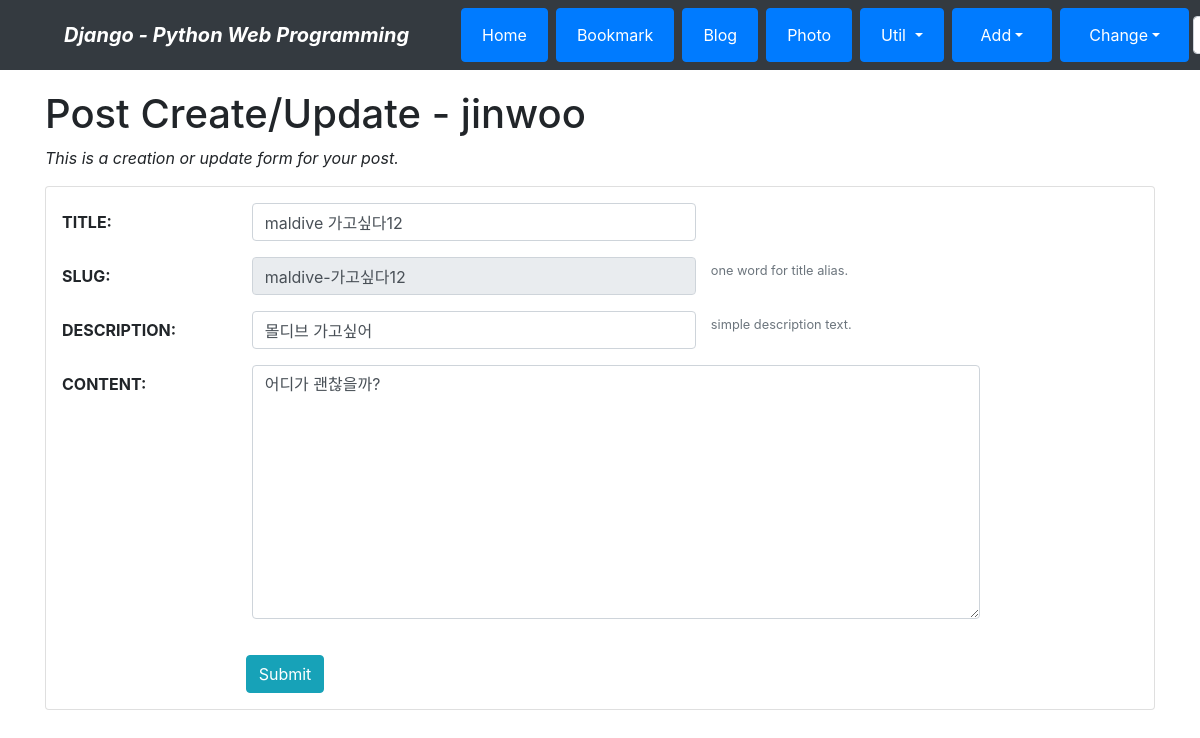
The page /blog/4/update/ (signed in) on the database its author committed.
### blog/models.py (models this page shows, shortened)
class Post(models.Model):
    title = models.CharField(verbose_name='TITLE', max_length=50)
    slug = models.SlugField('SLUG',unique=True, allow_unicode=True, help_text='one word for title alias.')
    description = models.CharField('DESCRIPTION', max_length=100, blank=True, help_text='simple description text.')
    content = models.TextField('CONTENT')
    create_dt = models.DateTimeField('CREATE DATE', auto_now_add=True)
    modify_dt = models.DateTimeField('MODIFY DATE', auto_now=True)
    tags = TaggableManager(blank=True)
    owner = models.ForeignKey(User, on_delete=models.CASCADE, verbose_name='OWNER', blank=True, null=True)
    class Meta:
        verbose_name = 'post'
        verbose_name_plural = 'posts'
        db_table = 'blog_posts'
        ordering = ('-modify_dt',)

### blog/views.py (the view)
# urls.py: path('<int:pk>/update/', views.PostUpdateView.as_view(), name="update",),
class PostUpdateView(OwnerOnlyMixin, UpdateView):
    model = Post
    fields = ['title', 'slug', 'description', 'content', 'tags']
    success_url = reverse_lazy('blog:index')

### mysite/views.py (called while the page is built)
    def dispatch(self, request, *args, **kwargs):
        obj = self.get_object()
        if request.user != obj.owner:
            return self.handle_no_permission()
        return super().dispatch(request, *args, **kwargs)

### blog/templates/blog/post_form.html (shortened to what this page needs)
{% extends "base.html" %}
{% load widget_tweaks %}
{% block content %}
<h1>Post Create/Update - {{user}}</h1>
<p class="font-italic">This is a creation or update form for your post.</p>
<form action="." method="post" class="card pt-3">{% csrf_token %}
    <div class="form-group row">
        {{ form.title|add_label_class:"col-form-label col-sm-2 ml-3 font-weight-bold" }}
        <div class="col-sm-5">
            {{ form.title|add_class:"form-control"|attr:"autofocus" }}
        </div>
    </div>
    <div class="form-group row">
        {{ form.slug|add_label_class:"col-form-label col-sm-2 ml-3 font-weight-bold" }}
        <div class="col-sm-5">
            {{ form.slug|add_class:"form-control"|attr:"readonly" }}
        </div>
        <small class="form-text text-muted">{{ form.slug.help_text }}</small>
    </div>
    <div class="form-group row">
        {{ form.description|add_label_class:"col-form-label col-sm-2 ml-3 font-weight-bold" }}
        <div class="col-sm-5">
            {{ form.description|add_class:"form-control"}}
        </div>
        <small class="form-text text-muted">{{ form.description.help_text }}</small>
    </div>
    <div class="form-group row">
        {{ form.content|add_label_class:"col-form-label col-sm-2 ml-3 font-weight-bold" }}
        <div class="col-sm-8">
            {{ form.content|add_class:"form-control" }}
        </div>
    </div>
    <div class="form-group row">
        <div class="col-sm-5">
        </div>
    </div>
    <div class="form-group">
        <div class="offset-sm-2 col-sm-5">
            <input type="submit" value="Submit" class="btn btn-info"/>
        </div>
    </div>
</form>
{% endblock %}

### rows shown on the page
Post: title|add_label_class "TITLE:", title "maldive 가고싶다12", slug|add_label_class "SLUG:", slug "maldive-가고싶다12", description|add_label_class "DESCRIPTION:", description "몰디브 가고싶어", content|add_label_class "CONTENT:", content "어디가 괜찮을까?"

### other values the page prints
{{ user }} "jinwoo"
